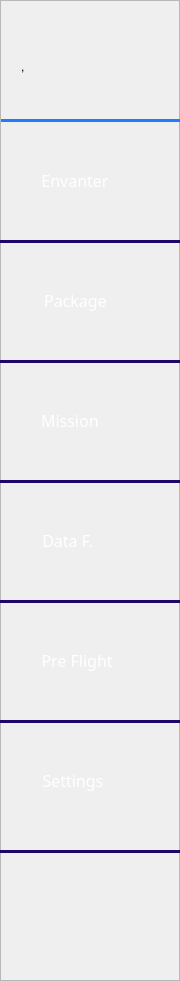
   <widget class="QFrame" name="leftMenu">
    <property name="geometry">
     <rect>
      <x>0</x>
      <y>0</y>
      <width>180</width>
      <height>981</height>
     </rect>
    </property>
    <property name="sizePolicy">
     <sizepolicy hsizetype="Expanding" vsizetype="Expanding">
      <horstretch>0</horstretch>
      <verstretch>0</verstretch>
     </sizepolicy>
    </property>
    <property name="minimumSize">
     <size>
      <width>85</width>
      <height>630</height>
     </size>
    </property>
    <property name="maximumSize">
     <size>
      <width>180</width>
      <height>99999</height>
     </size>
    </property>
    <property name="styleSheet">
     <string notr="true">#leftMenu{
background-color: rgb(74, 16, 241);
}</string>
    </property>
    <property name="frameShape">
     <enum>QFrame::StyledPanel</enum>
    </property>
    <property name="frameShadow">
     <enum>QFrame::Raised</enum>
    </property>
    <widget class="QWidget" name="logoWidget" native="true">
     <property name="geometry">
      <rect>
       <x>1</x>
       <y>20</y>
       <width>180</width>
       <height>124</height>
      </rect>
     </property>
     <property name="sizePolicy">
      <sizepolicy hsizetype="Expanding" vsizetype="Expanding">
       <horstretch>0</horstretch>
       <verstretch>0</verstretch>
      </sizepolicy>
     </property>
     <property name="minimumSize">
      <size>
       <width>128</width>
       <height>124</height>
      </size>
     </property>
     <property name="maximumSize">
      <size>
       <width>180</width>
       <height>124</height>
      </size>
     </property>
     <property name="sizeIncrement">
      <size>
       <width>0</width>
       <height>100</height>
      </size>
     </property>
     <property name="styleSheet">
      <string notr="true"/>
     </property>
     <widget class="QLabel" name="label_30">
      <property name="geometry">
       <rect>
        <x>0</x>
        <y>99</y>
        <width>181</width>
        <height>3</height>
       </rect>
      </property>
      <property name="styleSheet">
       <string notr="true">background-color: rgb(32, 123, 255);</string>
      </property>
      <property name="text">
       <string/>
      </property>
     </widget>
     <widget class="QLabel" name="label_48">
      <property name="geometry">
       <rect>
        <x>20</x>
        <y>-24</y>
        <width>141</width>
        <height>141</height>
       </rect>
      </property>
      <property name="styleSheet">
       <string notr="true">border-image: url(:/envanter/images/img/zinkVTOL (2).png);</string>
      </property>
      <property name="text">
       <string>,</string>
      </property>
     </widget>
    </widget>
    <widget class="QPushButton" name="btn_homePage">
     <property name="geometry">
      <rect>
       <x>-50</x>
       <y>160</y>
       <width>250</width>
       <height>40</height>
      </rect>
     </property>
     <property name="sizePolicy">
      <sizepolicy hsizetype="Minimum" vsizetype="Expanding">
       <horstretch>0</horstretch>
       <verstretch>0</verstretch>
      </sizepolicy>
     </property>
     <property name="minimumSize">
      <size>
       <width>70</width>
       <height>40</height>
      </size>
     </property>
     <property name="maximumSize">
      <size>
       <width>250</width>
       <height>40</height>
      </size>
     </property>
     <property name="font">
      <font>
       <family>Favela-Medium</family>
       <pointsize>12</pointsize>
       <weight>50</weight>
       <italic>false</italic>
       <bold>false</bold>
      </font>
     </property>
     <property name="styleSheet">
      <string notr="true">color: rgb(255, 255, 255);
font: 12pt &quot;Favela-Medium&quot;;</string>
     </property>
     <property name="text">
      <string> Envanter </string>
     </property>
     <property name="icon">
      <iconset resource="icon.qrc">
       <normaloff>:/icon/images/icon/anaSayfa.png</normaloff>
       <normalon>:/icon/images/icon/anaSayfa.png</normalon>
       <disabledoff>:/icon/images/icon/anaSayfa.png</disabledoff>
       <activeon>:/icon/images/icon/anaSayfa.png</activeon>:/icon/images/icon/anaSayfa.png</iconset>
     </property>
     <property name="iconSize">
      <size>
       <width>50</width>
       <height>120</height>
      </size>
     </property>
     <property name="flat">
      <bool>true</bool>
     </property>
    </widget>
    <widget class="QPushButton" name="btn_package">
     <property name="geometry">
      <rect>
       <x>-38</x>
       <y>280</y>
       <width>231</width>
       <height>40</height>
      </rect>
     </property>
     <property name="sizePolicy">
      <sizepolicy hsizetype="Minimum" vsizetype="Expanding">
       <horstretch>0</horstretch>
       <verstretch>0</verstretch>
      </sizepolicy>
     </property>
     <property name="minimumSize">
      <size>
       <width>70</width>
       <height>40</height>
      </size>
     </property>
     <property name="maximumSize">
      <size>
       <width>250</width>
       <height>40</height>
      </size>
     </property>
     <property name="font">
      <font>
       <family>Favela-Medium</family>
       <pointsize>12</pointsize>
       <weight>50</weight>
       <italic>false</italic>
       <bold>false</bold>
      </font>
     </property>
     <property name="styleSheet">
      <string notr="true">color: rgb(255, 255, 255);
font: 12pt &quot;Favela-Medium&quot;;</string>
     </property>
     <property name="text">
      <string> Package  </string>
     </property>
     <property name="icon">
      <iconset resource="icon.qrc">
       <normaloff>:/icon/images/icon/um.png</normaloff>:/icon/images/icon/um.png</iconset>
     </property>
     <property name="iconSize">
      <size>
       <width>50</width>
       <height>120</height>
      </size>
     </property>
     <property name="flat">
      <bool>true</bool>
     </property>
    </widget>
    <widget class="QPushButton" name="btn_mission">
     <property name="geometry">
      <rect>
       <x>-51</x>
       <y>400</y>
       <width>250</width>
       <height>40</height>
      </rect>
     </property>
     <property name="sizePolicy">
      <sizepolicy hsizetype="Minimum" vsizetype="Expanding">
       <horstretch>0</horstretch>
       <verstretch>0</verstretch>
      </sizepolicy>
     </property>
     <property name="minimumSize">
      <size>
       <width>70</width>
       <height>40</height>
      </size>
     </property>
     <property name="maximumSize">
      <size>
       <width>250</width>
       <height>40</height>
      </size>
     </property>
     <property name="font">
      <font>
       <family>Favela-Medium</family>
       <pointsize>12</pointsize>
       <weight>50</weight>
       <italic>false</italic>
       <bold>false</bold>
      </font>
     </property>
     <property name="styleSheet">
      <string notr="true">color: rgb(255, 255, 255);
font: 12pt &quot;Favela-Medium&quot;;</string>
     </property>
     <property name="text">
      <string> Mission   </string>
     </property>
     <property name="icon">
      <iconset resource="icon.qrc">
       <normaloff>:/icon/images/icon/Mission.png</normaloff>:/icon/images/icon/Mission.png</iconset>
     </property>
     <property name="iconSize">
      <size>
       <width>50</width>
       <height>120</height>
      </size>
     </property>
     <property name="flat">
      <bool>true</bool>
     </property>
    </widget>
    <widget class="QPushButton" name="btn_dataFlight">
     <property name="geometry">
      <rect>
       <x>-53</x>
       <y>520</y>
       <width>250</width>
       <height>40</height>
      </rect>
     </property>
     <property name="sizePolicy">
      <sizepolicy hsizetype="Minimum" vsizetype="Expanding">
       <horstretch>0</horstretch>
       <verstretch>0</verstretch>
      </sizepolicy>
     </property>
     <property name="minimumSize">
      <size>
       <width>70</width>
       <height>40</height>
      </size>
     </property>
     <property name="maximumSize">
      <size>
       <width>250</width>
       <height>40</height>
      </size>
     </property>
     <property name="font">
      <font>
       <family>Favela-Medium</family>
       <pointsize>12</pointsize>
       <weight>50</weight>
       <italic>false</italic>
       <bold>false</bold>
      </font>
     </property>
     <property name="styleSheet">
      <string notr="true">color: rgb(255, 255, 255);
font: 12pt &quot;Favela-Medium&quot;;</string>
     </property>
     <property name="text">
      <string> Data F.   </string>
     </property>
     <property name="icon">
      <iconset resource="icon.qrc">
       <normaloff>:/icon/images/icon/flightdata.png</normaloff>:/icon/images/icon/flightdata.png</iconset>
     </property>
     <property name="iconSize">
      <size>
       <width>50</width>
       <height>120</height>
      </size>
     </property>
     <property name="flat">
      <bool>true</bool>
     </property>
    </widget>
    <widget class="QPushButton" name="btn_preFlight">
     <property name="geometry">
      <rect>
       <x>-50</x>
       <y>640</y>
       <width>250</width>
       <height>40</height>
      </rect>
     </property>
     <property name="sizePolicy">
      <sizepolicy hsizetype="Minimum" vsizetype="Expanding">
       <horstretch>0</horstretch>
       <verstretch>0</verstretch>
      </sizepolicy>
     </property>
     <property name="minimumSize">
      <size>
       <width>70</width>
       <height>40</height>
      </size>
     </property>
     <property name="maximumSize">
      <size>
       <width>250</width>
       <height>40</height>
      </size>
     </property>
     <property name="font">
      <font>
       <family>Favela-Medium</family>
       <pointsize>12</pointsize>
       <weight>50</weight>
       <italic>false</italic>
       <bold>false</bold>
      </font>
     </property>
     <property name="styleSheet">
      <string notr="true">color: rgb(255, 255, 255);
font: 12pt &quot;Favela-Medium&quot;;</string>
     </property>
     <property name="text">
      <string> Pre Flight</string>
     </property>
     <property name="icon">
      <iconset resource="icon.qrc">
       <normaloff>:/icon/images/icon/preFlight.png</normaloff>:/icon/images/icon/preFlight.png</iconset>
     </property>
     <property name="iconSize">
      <size>
       <width>50</width>
       <height>120</height>
      </size>
     </property>
     <property name="flat">
      <bool>true</bool>
     </property>
    </widget>
    <widget class="QPushButton" name="btn_settings">
     <property name="geometry">
      <rect>
       <x>-50</x>
       <y>760</y>
       <width>250</width>
       <height>40</height>
      </rect>
     </property>
     <property name="sizePolicy">
      <sizepolicy hsizetype="Minimum" vsizetype="Expanding">
       <horstretch>0</horstretch>
       <verstretch>0</verstretch>
      </sizepolicy>
     </property>
     <property name="minimumSize">
      <size>
       <width>70</width>
       <height>40</height>
      </size>
     </property>
     <property name="maximumSize">
      <size>
       <width>250</width>
       <height>40</height>
      </size>
     </property>
     <property name="font">
      <font>
       <family>Favela-Medium</family>
       <pointsize>12</pointsize>
       <weight>50</weight>
       <italic>false</italic>
       <bold>false</bold>
      </font>
     </property>
     <property name="styleSheet">
      <string notr="true">color: rgb(255, 255, 255);
font: 12pt &quot;Favela-Medium&quot;;</string>
     </property>
     <property name="text">
      <string> Settings  </string>
     </property>
     <property name="icon">
      <iconset resource="icon.qrc">
       <normaloff>:/icon/images/icon/stngs.png</normaloff>:/icon/images/icon/stngs.png</iconset>
     </property>
     <property name="iconSize">
      <size>
       <width>50</width>
       <height>120</height>
      </size>
     </property>
     <property name="flat">
      <bool>true</bool>
     </property>
    </widget>
    <widget class="QLabel" name="label_29">
     <property name="geometry">
      <rect>
       <x>0</x>
       <y>240</y>
       <width>181</width>
       <height>3</height>
      </rect>
     </property>
     <property name="styleSheet">
      <string notr="true">background-color: rgb(30, 7, 105);</string>
     </property>
     <property name="text">
      <string/>
     </property>
    </widget>
    <widget class="QLabel" name="label_31">
     <property name="geometry">
      <rect>
       <x>0</x>
       <y>360</y>
       <width>181</width>
       <height>3</height>
      </rect>
     </property>
     <property name="styleSheet">
      <string notr="true">background-color: rgb(30, 7, 105);</string>
     </property>
     <property name="text">
      <string/>
     </property>
    </widget>
    <widget class="QLabel" name="label_36">
     <property name="geometry">
      <rect>
       <x>0</x>
       <y>480</y>
       <width>181</width>
       <height>3</height>
      </rect>
     </property>
     <property name="styleSheet">
      <string notr="true">background-color: rgb(30, 7, 105);</string>
     </property>
     <property name="text">
      <string/>
     </property>
    </widget>
    <widget class="QLabel" name="label_41">
     <property name="geometry">
      <rect>
       <x>0</x>
       <y>600</y>
       <width>181</width>
       <height>3</height>
      </rect>
     </property>
     <property name="styleSheet">
      <string notr="true">background-color: rgb(30, 7, 105);</string>
     </property>
     <property name="text">
      <string/>
     </property>
    </widget>
    <widget class="QLabel" name="label_44">
     <property name="geometry">
      <rect>
       <x>0</x>
       <y>720</y>
       <width>181</width>
       <height>3</height>
      </rect>
     </property>
     <property name="styleSheet">
      <string notr="true">background-color: rgb(30, 7, 105);</string>
     </property>
     <property name="text">
      <string/>
     </property>
    </widget>
    <widget class="QLabel" name="label_46">
     <property name="geometry">
      <rect>
       <x>0</x>
       <y>850</y>
       <width>181</width>
       <height>3</height>
      </rect>
     </property>
     <property name="styleSheet">
      <string notr="true">background-color: rgb(30, 7, 105);</string>
     </property>
     <property name="text">
      <string/>
     </property>
    </widget>
    <widget class="QPushButton" name="btn_poyrazLogo">
     <property name="geometry">
      <rect>
       <x>25</x>
       <y>872</y>
       <width>131</width>
       <height>91</height>
      </rect>
     </property>
     <property name="sizePolicy">
      <sizepolicy hsizetype="Fixed" vsizetype="Fixed">
       <horstretch>0</horstretch>
       <verstretch>0</verstretch>
      </sizepolicy>
     </property>
     <property name="minimumSize">
      <size>
       <width>75</width>
       <height>91</height>
      </size>
     </property>
     <property name="maximumSize">
      <size>
       <width>156</width>
       <height>16777215</height>
      </size>
     </property>
     <property name="sizeIncrement">
      <size>
       <width>130</width>
       <height>0</height>
      </size>
     </property>
     <property name="text">
      <string/>
     </property>
     <property name="icon">
      <iconset resource="img.qrc">
       <normaloff>:/envanter/images/img/poyrazHavacilik.png</normaloff>:/envanter/images/img/poyrazHavacilik.png</iconset>
     </property>
     <property name="iconSize">
      <size>
       <width>130</width>
       <height>120</height>
      </size>
     </property>
     <property name="flat">
      <bool>true</bool>
     </property>
    </widget>
   </widget>
